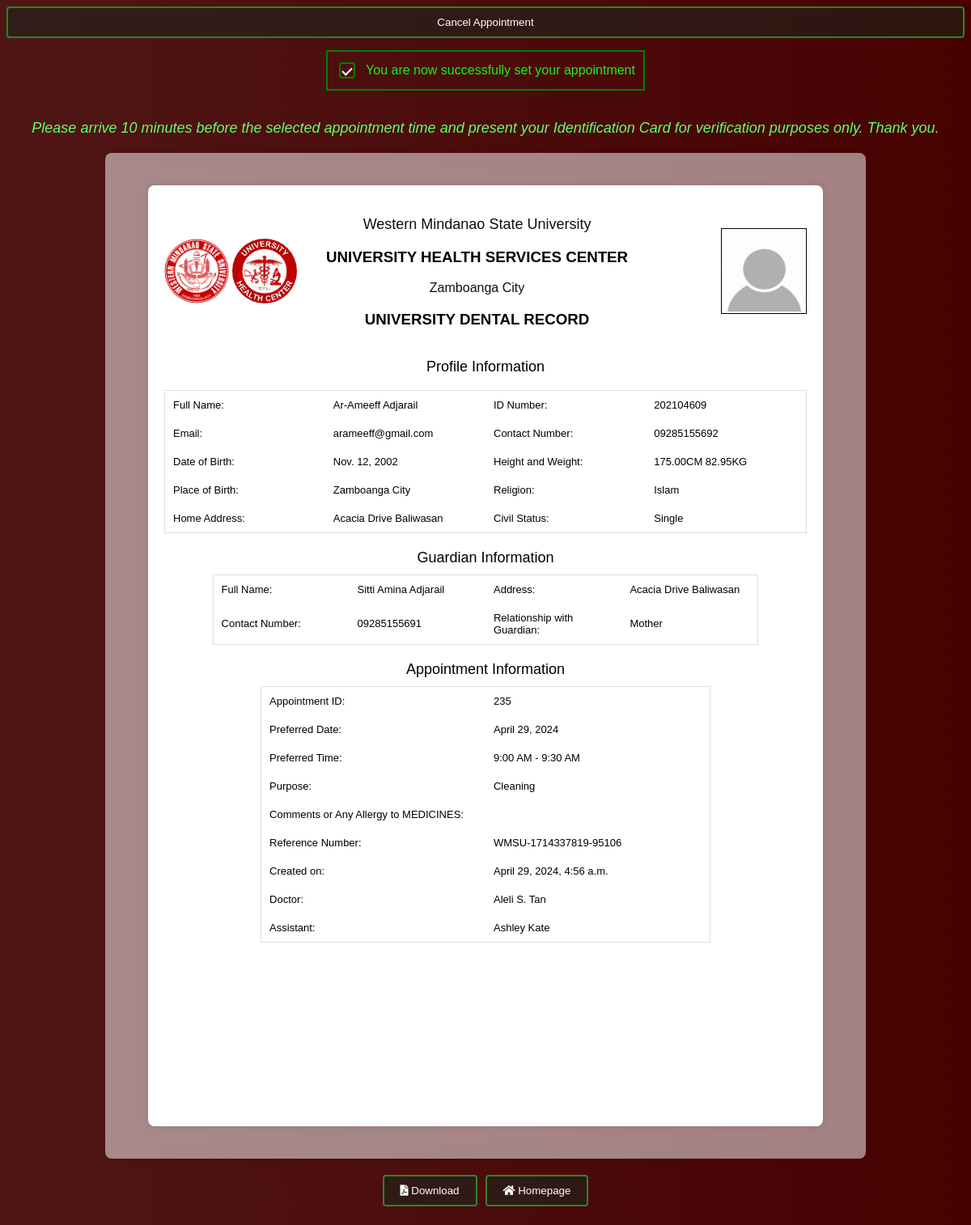
Page /appointments/235/details/ on the committed database.
### WmsuClinicApp/models.py (models this page shows, shortened)
class Profile(models.Model):
    user = models.OneToOneField(User, on_delete=models.CASCADE)
    middle_name  = models.CharField(max_length=100, blank=True, null=True)
    ID_Number = models.CharField(max_length=15, blank=True, null=True)
    gender = models.CharField(max_length=10)
    department = models.CharField(max_length=100, blank=True, null=True)
    course = models.CharField(max_length=100, blank=True, null=True)
    contact_number = models.CharField(max_length=15)
    profile_picture = models.ImageField(upload_to=user_profile_picture_path , blank=True, null=True)
    STATUS_IN_LIFE_CHOICES = [
        ('Single', 'Single'),
        ('Married', 'Married'),
        ('Divorced', 'Divorced'),
        ('Widowed', 'Widowed'),
    ]
    status_in_life = models.CharField(max_length=20, choices=STATUS_IN_LIFE_CHOICES, blank=True, null=True)
    status = models.CharField(max_length=10, default='Active')
    USER_TYPE_CHOICES = [
        ('Student', 'Student'),
        ('FacultyandStaff', 'Faculty and Staff'),
    ]
    user_type = models.CharField(max_length=20, choices=USER_TYPE_CHOICES,blank=True, null=True)
    position = models.CharField(max_length=100, blank=True, null=True)
    home_address = models.TextField(blank=True, null=True)
    religion = models.CharField(max_length=50, blank=True, null=True)
    height_Centimeters= models.DecimalField(max_digits=5, decimal_places=2, blank=True, null=True)
    weight_Kilogram = models.DecimalField(max_digits=5, decimal_places=2, blank=True, null=True)
    date_of_birth = models.DateField(blank=True, null=True)
    place_of_birth = models.CharField(max_length=100, blank=True, null=True)
    parent_name = models.CharField(max_length=100, blank=True, null=True)
    parent_address = models.TextField(blank=True, null=True)
    parent_telephone_number = models.CharField(max_length=15, blank=True, null=True)
    relationship = models.CharField(max_length=50, blank=True, null=True)

class Appointment(models.Model):
    appointment_id = models.AutoField(primary_key=True)
    user = models.ForeignKey(User, on_delete=models.CASCADE)
    preferred_date = models.DateField(null=True, blank=True)
    preferred_time = models.CharField(max_length=70,null=True, blank=True)
    purpose = models.CharField(max_length=100)
    comments = models.TextField(blank=True, null=True)
    cor_upload = models.FileField(upload_to='cor_uploads/', null=True, blank=True)
    reference_number = models.CharField(max_length=50, unique=True, null=True, blank=True)
    current_date = models.DateTimeField(auto_now_add=True,null=True, blank=True)
    status = models.CharField(max_length=20, default='Pending')
    doctor = models.ForeignKey(Doctor, on_delete=models.CASCADE, null=True, blank=True)
    assistant = models.ForeignKey(Assistant, on_delete=models.CASCADE, null=True, blank=True)
    resched_status = models.CharField(max_length=20, null=True, blank=True)

class Doctor(models.Model):
    Doctor_id = models.AutoField(primary_key=True)
    name = models.CharField(max_length=100,null=True, blank=True)
    specialization = models.CharField(max_length=100,null=True, blank=True)
    status = models.CharField(max_length=50, default='Not on Duty')
    birthday = models.DateField(null=True, blank=True)
    address = models.CharField(max_length=255, null=True, blank=True)
    civil_status = models.CharField(max_length=50, null=True, blank=True)
    secondary_high_school = models.CharField(max_length=100, null=True, blank=True)
    college = models.CharField(max_length=100, null=True, blank=True)
    pre_med = models.CharField(max_length=100, null=True, blank=True)

class Assistant(models.Model):
    Assistant_id = models.AutoField(primary_key=True)
    name = models.CharField(max_length=100,null=True, blank=True)
    role = models.CharField(max_length=50,null=True, blank=True)
    status = models.CharField(max_length=50, default='Not on Duty')
    birthday = models.DateField(null=True, blank=True)
    address = models.CharField(max_length=255, null=True, blank=True)
    civil_status = models.CharField(max_length=50, null=True, blank=True)
    secondary_high_school = models.CharField(max_length=100, null=True, blank=True)
    college = models.CharField(max_length=100, null=True, blank=True)

### WmsuClinicApp/views.py (the view)
# urls.py: path('appointments/<int:appointment_id>/details/', views.appointment_details, name='appointment_details'),
def appointment_details(request, appointment_id):
    appointment = get_object_or_404(Appointment, pk=appointment_id)
    user = appointment.user
    profile = Profile.objects.get(user=user)
    doctor = appointment.doctor
    assistant = appointment.assistant
    context = {
        'appointment': appointment,
        'user': user,
        'profile': profile,
        'doctor': doctor,
        'assistant': assistant,
    }
    return render(request, 'WmsuClinicApp/appointment_details.html', context)

### WmsuClinicApp/templates/WmsuClinicApp/appointment_details.html (shortened to what this page needs)
{% load static %}
<!DOCTYPE html>
<html lang="en">
<head>
    <link rel="stylesheet" type="text/css">
</head>
<body>
    <link rel="stylesheet" href="https://cdnjs.cloudflare.com/ajax/libs/font-awesome/5.15.4/css/all.min.css">
<form id="deleteForm" method="post" action="{% url 'delete_appointment' appointment.appointment_id %}">
    <button type="button" id="cancelButton">Cancel Appointment</button>
</form>
    <div class="success-note-container">
        <div class="success-note">
            <input type="checkbox" id="successCheckbox" checked>
            <label for="successCheckbox">You are now successfully set your appointment</label>
        </div>
    </div>
    <br>
    <p style="color: #63ff6b; font-style: oblique;">Please arrive 10 minutes before the selected appointment time and present your Identification Card for verification purposes only. Thank you.</p>
<div class="lebron">
<div class="container" id="downloadable-content">
    <form method="post" class="appointment-form">
        <div class="header">
            <div class="logo-container">
                <img src="{% static 'images/logo.JPG' %}" alt="logo" class="logo">
                <img src="{% static 'images/OIP.JPG' %}" alt="logos" class="logo">
            </div>
            <div class="header-content">
                <p>Western Mindanao State University</p>
                <h3>UNIVERSITY HEALTH SERVICES CENTER</h3>
                <p class="city">Zamboanga City</p>
                <h3>UNIVERSITY DENTAL RECORD</h3>
            </div>
            <div class="profile-picture-container">
                {% if user.profile.profile_picture %}
                    <img class="profile-picture" src="{{ user.profile.profile_picture.url }}" alt="Profile Picture">
                {% else %}
                    <img class="profile-picture" src="{% static 'images/profile.JPG' %}" alt="Default Photo">
                {% endif %}
            </div>
        </div>
            <p>Profile Information</p>
            <table class="profile-info">
                <tr>
                    <td>Full Name:</td>
                    <td>{{ user.first_name }} {{ user.last_name }}</td>
                    <td>ID Number:</td>
                    <td>{{ profile.ID_Number }}</td>
                </tr>
                <tr>
                    <td>Email:</td>
                    <td>{{ user.email }}</td>
                    <td>Contact Number:</td>
                    <td>{{ profile.contact_number }}</td>
                </tr>
                <tr>
                    <td>Date of Birth:</td>
                    <td>{{ profile.date_of_birth }}</td>
                    <td>Height and Weight:</td>
                    <td>{{ profile.height_Centimeters }}CM   {{ profile.weight_Kilogram }}KG</td>
                </tr>
                <tr>
                    <td>Place of Birth:</td>
                    <td>{{ profile.place_of_birth }}</td>
                    <td>Religion:</td>
                    <td>{{ profile.religion}}</td>
                </tr>
                <tr>
                    <td>Home Address:</td>
                    <td>{{ profile.home_address }}</td>
                    <td>Civil Status:</td>
                    <td>{{ profile.status_in_life }}</td>
                </tr>
            </table>
            <p2>Guardian Information</p2>
            <table class="profile-infos">
                <tr>
                    <td>Full Name:</td>
                    <td>{{ profile.parent_name }}</td>
                    <td>Address:</td>
                    <td>{{ profile.parent_address }}</td>
                </tr>
                <tr>
                    <td>Contact Number:</td>
                    <td>{{ profile.parent_telephone_number }}</td>
                    <td>Relationship with Guardian:</td>
                    <td>{{ profile.relationship }}</td>
                </tr>
            </table>
            <p2>Appointment Information</p2>
            <table class="appointment-info">
                <tr>
                    <td>Appointment ID:</td>
                    <td>{{ appointment.appointment_id }}</td>
                </tr>
                <tr>
                    <td>Preferred Date:</td>
                    <td>{{ appointment.preferred_date }}</td>
                </tr>
                <tr>
                    <td>Preferred Time:</td>
                    <td>{{ appointment.preferred_time }}</td>
                </tr>
                <tr>
                    <td>Purpose:</td>
                    <td>{{ appointment.purpose }}</td>
                </tr>
                <tr>
                    <td>Comments or Any Allergy to MEDICINES:</td>
                    <td>{{ appointment.comments }}</td>
                </tr>
                <tr>
                    <td>Reference Number:</td>
                    <td>{{ appointment.reference_number }}</td>
                </tr>
                <tr>
                    <td>Created on:</td>
                    <td>{{ appointment.current_date }}</td>
                </tr>
                <tr>
                    <td>Doctor:</td>
                    <td>
                        {% if doctor %}
                            {{ doctor.name }}
                        {% else %}
                            No doctor on duty
                        {% endif %}
                    </td>
                </tr>
                <tr>
                    <td>Assistant:</td>
                    <td>
                        {% if assistant %}
                            {{ assistant.name }}
                        {% else %}
                            No assistant on duty
                        {% endif %}
                    </td>
                </tr>
            </table>
    </form>
</div>
</div>
<div class="button-container">
    <button onclick="downloadPDF()">
        <i class="fas fa-file-pdf"></i> Download
    </button>
        <button type="submit" id="submitBtn">
    <i class="fas fa-home"></i> Homepage
</button>
    </div>
</body>
</html>

### WmsuClinicApp/templates/WmsuClinicApp/appointment_details.html (style rules this page uses)
.success-note-container { display: flex; justify-content: center; }
.success-note { display: flex; align-items: center; border: 2px solid green; padding: 10px; }
.success-note label { margin-left: 10px; color: rgb(25, 240, 25); }
.success-note input[type="checkbox"] { appearance: none; width: 20px; height: 20px; border: 2px solid green; border-radius: 4px; position: relative; cursor: default; }
.success-note input[type="checkbox"]:checked::after { content: ""; position: absolute; top: 50%; left: 50%; width: 5px; height: 10px; border: solid white; border-width: 0 2px 2px 0; transform: translate(-50%, -50%) rotate(45deg); }
.button-container { display: flex; justify-content: center; margin-top: 20px; }
#submitBtn { margin-left: 10px; }
.lebron { width: 100%; max-width: 900px; margin: 20px auto; padding: 20px; background-color: rgba(255, 255, 255, 0.5); border-radius: 8px; box-shadow: 0 0 10px rgba(0, 0, 0, 0.1); backdrop-filter: blur(10px); }
body { font-family: Arial, sans-serif; background: linear-gradient(to right, rgb(80, 22, 22), rgb(71, 1, 1)); }
.appointment-info { table-layout: fixed; margin: 0 auto; width: 70%; text-align: center; }
.profile-info { table-layout: fixed; margin: 0 auto; width: 100%; text-align: center; }
.profile-infos { table-layout: fixed; margin: 0 auto; max-width: 85%; text-align: center; }
p2 { font-size: 18px; text-align: center; padding-bottom: 10px; padding-top: 20px; }
p { text-align: center; font-size: 18px; }
p.city { font-size: 16px; }
.header { color: #0f0f0f; text-align: center; display: flex; justify-content: space-between; align-items: center; width: 100%; text-align: center; }
.logo-container, .header-content, .profile-picture-container { display: inline-block; vertical-align: middle; }
.logo { width: 80px; height: 80px; border-radius: 50%; }
.header-content { position: relative; left: -39.7px; text-align: center; }
.profile-picture { width: 100px; height: 100px; border: 1px solid black; padding: 2px; }
.appointment-form { width: 100%; max-width: 794px; height: 1123px; }
.container { width: 100%; max-width: 794px; margin: 20px auto; padding: 20px; background-color: #fff; border-radius: 8px; box-shadow: 0 0 10px rgba(0, 0, 0, 0.1); }
form { display: flex; flex-direction: column; }
h1, h2, h3, h4, h5, h6 { color: black; text-align: center; }
table { border: white; width: 100%; margin-bottom: 20px; border-collapse: collapse; }
table, th, td { border: white; border: 1px solid #ddd; font-size: small; }
th, td { border: white; padding: 8px; text-align: left; text-align: center; max-width: 300px; word-wrap: break-word; padding: 10px; text-align: left; }
button { border: 2px solid rgb(41, 134, 41); background-color: #1d251d94; color: #fff; padding: 10px 20px; margin-bottom: 15px; border-radius: 4px; cursor: pointer; }

### rows in the picture
Profile: ID_Number "202104609", contact_number "09285155692", date_of_birth "Nov. 12, 2002", height_Centimeters "175.00", weight_Kilogram "82.95", place_of_birth "Zamboanga City", religion "Islam", home_address "Acacia Drive Baliwasan", status_in_life "Single", parent_name "Sitti Amina Adjarail", parent_address "Acacia Drive Baliwasan", parent_telephone_number "09285155691", relationship "Mother"
Appointment: appointment_id "235", preferred_date "April 29, 2024", preferred_time "9:00 AM - 9:30 AM", purpose "Cleaning", reference_number "WMSU-1714337819-95106", current_date "April 29, 2024, 4:56 a.m."
Doctor: name "Aleli S. Tan"
Assistant: name "Ashley Kate"

### other values in the picture
{{ user.first_name }} "Ar-Ameeff"
{{ user.last_name }} "Adjarail"
{{ user.email }} "arameeff@gmail.com"
